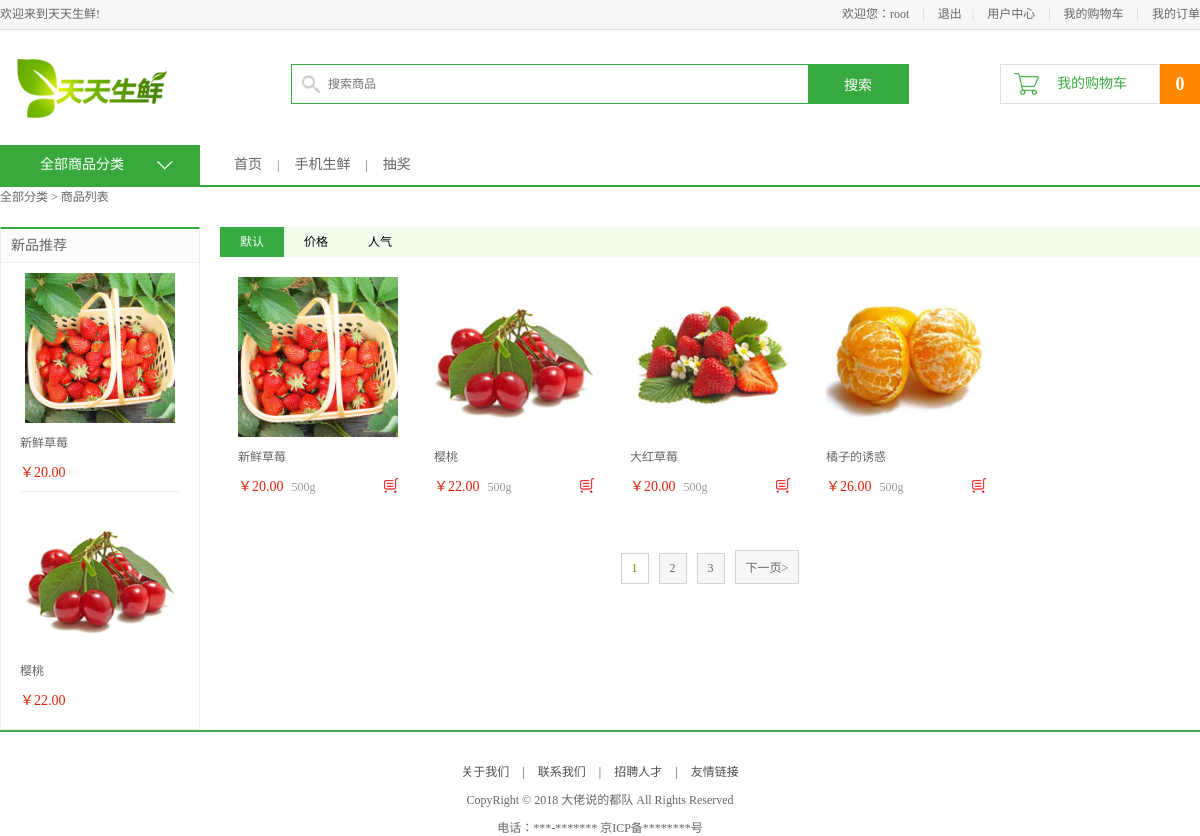
/list1_1_1/ (signed in), run on the app's committed database.
### apps/df_goods/models.py (models this page shows, shortened)
class GoodsInfo(models.Model):
    isDelete = models.BooleanField(default=False)  # 逻辑删除
    gtitle = models.CharField(max_length=20, verbose_name="商品名称", unique=True)
    gpic = models.ImageField(upload_to='df_goods', verbose_name="图片路径")
    gprice = models.DecimalField(max_digits=5, decimal_places=2, verbose_name="商品价格")  # 商品价格小数位为两位，整数位为3位
    gunit = models.CharField(max_length=20, default='500g', verbose_name="单位重量")
    gclick = models.IntegerField(verbose_name="点击量")
    gjianjie = models.CharField(max_length=200, verbose_name="简介")
    gkucun = models.IntegerField(verbose_name="库存")
    gcontent = HTMLField(max_length=200, verbose_name="详情")
    gtype = models.ForeignKey(TypeInfo, on_delete=models.CASCADE, verbose_name="分类")  # 外键关联TypeInfo表
    class Meta:
        verbose_name = "商品"
        verbose_name_plural = verbose_name

### apps/df_goods/views.py (the view)
# urls.py: url('^list(\d+)_(\d+)_(\d+)/$', views.good_list, name="good_list"),
def good_list(request, tid, pindex, sort):
    typeinfo = TypeInfo.objects.get(pk=int(tid))
    news = typeinfo.goodsinfo_set.order_by('-id')[0:2]
    goods_list = []
    cart_num, guest_cart = 0, 0
    user_id = request.session['user_id']
    if user_id:
        guest_cart = 1
        cart_num = CartInfo.objects.filter(user_id=int(user_id)).count()
    if sort == '1':  # 默认最新
        goods_list = GoodsInfo.objects.filter(gtype_id=int(tid)).order_by('-id')
    elif sort == '2':  # 按照价格
        goods_list = GoodsInfo.objects.filter(gtype_id=int(tid)).order_by('-gprice')
    elif sort == '3':  # 按照人气点击量
        goods_list = GoodsInfo.objects.filter(gtype_id=int(tid)).order_by('-gclick')
    paginator = Paginator(goods_list, 4)
    page = paginator.page(int(pindex))
    context = {
        'title': '商品列表',
        'guest_cart': guest_cart,
        'cart_num': cart_num,
        'page': page,
        'paginator': paginator,
        'typeinfo': typeinfo,
        'sort': sort,  # 排序方式
        'news': news,
    }
    return render(request, 'df_goods/list.html', context)

### templates/df_goods/list.html (shortened to what this page needs)
{% extends 'df_goods/base.html' %}
{% block center_content %}
	<div class="main_wrap clearfix">
		<div class="l_wrap fl clearfix">
			<div class="new_goods">
				<h3>新品推荐</h3>
				<ul>
                    {% for goods in news %}
                        <li>
                            <a href="/{{ goods.id }}"><img src="/static/{{ goods.gpic }}"></a>
    						<h4><a href="/{{ goods.id }}">{{ goods.gtitle }}</a></h4>
    						<div class="prize">￥{{ goods.gprice }}</div>
                        </li>
                    {% endfor %}
				</ul>
			</div>
		</div>
		<div class="r_wrap fr clearfix">
			<div class="sort_bar">
                <a href="/list{{ typeinfo.id }}_1_1"
                   {% if sort == '1' %}
                    class="active"
                   {% endif %}
                    >默认</a>
                <a href="/list{{ typeinfo.id }}_1_2"
                    >价格</a>
                <a href="/list{{ typeinfo.id }}_1_3"
                    >人气</a>
			</div>
			<ul class="goods_type_list clearfix">
                {%  for g in page %}
                <li>
					<a href="/{{ g.id }}/"><img src="/static/{{ g.gpic }}"></a>
					<h4><a href="/{{ g.id }}/">{{ g.gtitle }}</a></h4>
					<div class="operate">
						<span class="prize">￥{{ g.gprice }}</span>
						<span class="unit">{{ g.gunit }}</span>
						<a href="/cart/add{{ g.id }}_1/" class="add_goods" title="加入购物车"></a>
					</div>
				</li>
                {% endfor %}
			</ul>
			<div class="pagenation">
                {% for pindex in paginator.page_range %}
                    {% if pindex == page.number %}
                        <a href="/list{{ typeinfo.id }}_{{pindex}}_{{ sort }}" class="active">{{ pindex }}</a>
                    {% else %}
                        <a href="/list{{ typeinfo.id }}_{{pindex}}_{{ sort }}">{{ pindex }}</a>
                    {% endif %}
                {% endfor %}
                {% if page.has_next %}
				<a href="/list{{ typeinfo.id }}_{{ page.next_page_number }}_{{ sort }}">下一页></a>
                {% endif %}
			</div>
		</div>
	</div>
{% endblock center_content %}

### static/css/main.css (style rules this page uses)
body { font-family:'Microsoft Yahei';font-size:12px;color:#666; }
html,body { height:100% }
.main_wrap { width:1200px;margin:0 auto; }
.l_wrap { width:200px; }
.r_wrap { width:980px; }
.new_goods { border:1px solid #ededed; border-top:2px solid #37ab40; padding-bottom:10px; }
.new_goods h3 { height:33px;line-height:33px;background-color:#fcfcfc;border-bottom:1px solid #ededed;font-size:14px;font-weight:normal;text-indent:10px; }
.new_goods ul { width:160px;margin:0 auto;overflow:hidden; }
.new_goods li { border-bottom:1px solid #ededed;margin-bottom:-1px; }
.new_goods li img { display:block;width:150px;height:150px;margin:10px auto; }
.new_goods li h4 { width:160px;margin:0 auto; }
.new_goods li h4 a { font-weight:normal;color:#666;display:block;width:160px;overflow:hidden;white-space:nowrap;text-overflow:ellipsis; }
.new_goods li .prize { font-size:14px;color:#da260e;margin:10px auto; }
.sort_bar { height:30px;background-color:#f0fdec }
.sort_bar a { display:block;height:30px;line-height:30px;padding:0 20px;float:left;color:#000 }
.sort_bar .active { background-color:#37ab40;color:#fff; }
.goods_type_list { margin:10px auto 0; }
.goods_type_list li { width:196px; float:left; margin-bottom:10px }
.goods_type_list li img { width:160px;height:160px;display:block;margin:10px auto; }
.goods_type_list li h4 { width:160px;margin:0 auto; }
.goods_type_list li h4 a { font-weight:normal;color:#666;display:block;width:160px;overflow:hidden;white-space:nowrap;text-overflow:ellipsis; }
.operate { width:160px;margin:10px auto;position:relative; }
.goods_type_list .operate .prize { color:#da260e; font-size:14px; }
.goods_type_list .operate .unit { color:#999;padding-left:5px; }
.goods_type_list .operate .add_goods { display:inline-block;width:15px;height:15px;background:url(../images/shop_cart.png);position:absolute;right:0;top:3px; }
.pagenation { height:32px;text-align:center;font-size:0;margin:30px auto; }
.pagenation a { display:inline-block;border:1px solid #d2d2d2;background-color:#f8f6f7;font-size:12px;padding:7px 10px;color:#666;margin:5px }
.pagenation .active { background-color:#fff;color:#43a200 }

### data on the page
GoodsInfo: gpic (picture), gtitle "新鲜草莓", gprice "20.00", gunit "500g"
GoodsInfo: gpic (picture), gtitle "樱桃", gprice "22.00", gunit "500g"
GoodsInfo: gpic (picture), gtitle "大红草莓", gprice "20.00", gunit "500g"
GoodsInfo: gpic (picture), gtitle "橘子的诱惑", gprice "26.00", gunit "500g"

### other printed values
{{ request.session.user_name }} "root"
{{ cart_num }} "0"
{{ title }} "商品列表"
{{ pindex }} "1"
{{ pindex }} "2" "3"
